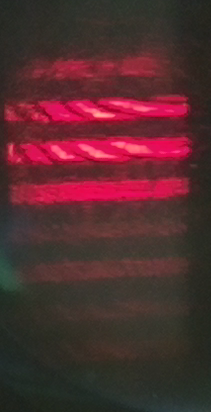
#> input picture OpenCV2/opencv_frame_1.png, 211 x 412 px
$ python 2.-Manipulating_pixeles_grayscale.py
#> lines starting #> are read from the running program, lines starting #| are printed output that depends on the picture; after the words box and inside, x2 and y2 are one past the last pixel; in counts of white or black regions, pixels touching at a corner belong together
import cv2

# The function cv2.imshow() is used to display an image in a window
# The first argument of this function is the window name
# The second argument of this function is the image to be shown.
# In this case, the second argument is needed because we want to load the image in grayscale.
# Second argument is a flag specifying the way the image should be read.
# Value needed for loading an image in grayscale: 'cv2.IMREAD_GRAYSCALE'.
# load OpenCV logo image:
gray_img = cv2.imread('opencv_frame_1.png', cv2.IMREAD_GRAYSCALE)
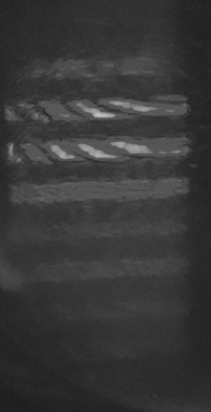
#> gray_img: shape (412, 211); min 28, max 191, mean 55.7
cv2.imshow("original image", gray_img)
cv2.waitKey(0)

# To get the dimensions of the image use img.shape
# If color image, img.shape returns returns a tuple of number of rows, columns and channels
# If grayscale, returns a tuple of number of rows and columns.
# So, it can be used to check if the loaded image is grayscale or color image.
# Get the shape of the image (in this case only two components!):
dimensions = gray_img.shape
#> dimensions = (412, 211)
print('dimensions:',dimensions)
#| dimensions: (412, 211)
# You can access a pixel value by row and column coordinates.
# For BGR image, it returns an array of (Blue, Green, Red) values.
# Get the value of the pixel (x=40, y=6):
i = gray_img[6, 40]
#> i = 42
print('original pixel:',i)
#| original pixel: 42

# You can modify the pixel values of the image in the same way.# Set the pixel to black:
gray_img[6, 40] = 0
#> gray_img: shape (412, 211); under 0.01% of pixels changed, all inside (x1, y1, x2, y2) = (40, 6, 41, 7)
i = gray_img[6, 40]
#> i = 0
print('Modified pixel:',i)
#| Modified pixel: 0
